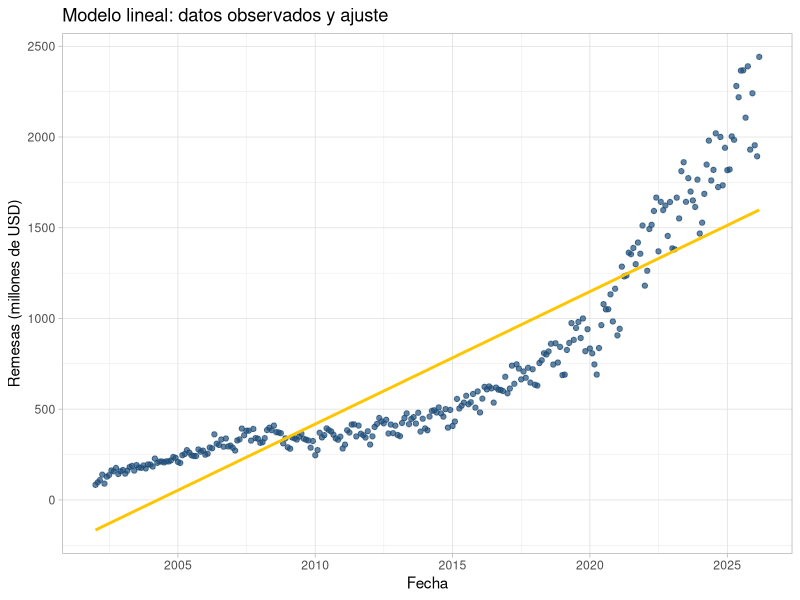
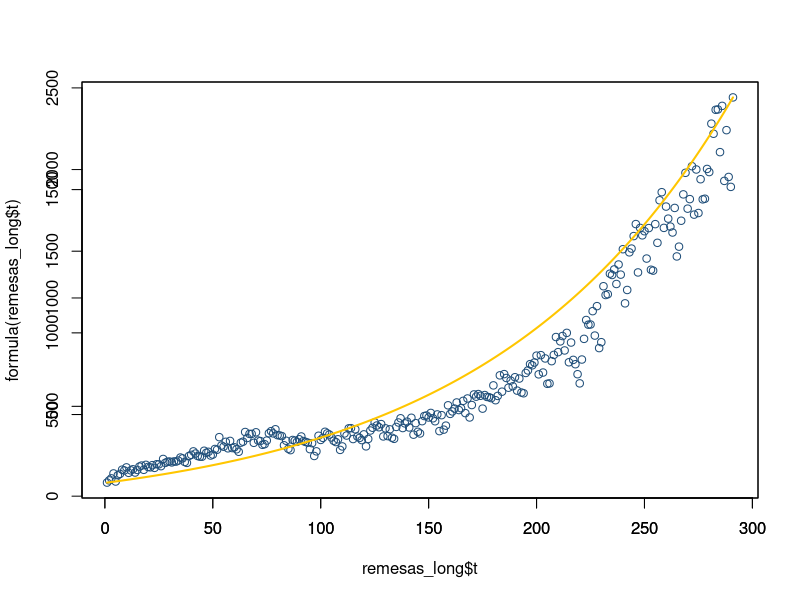
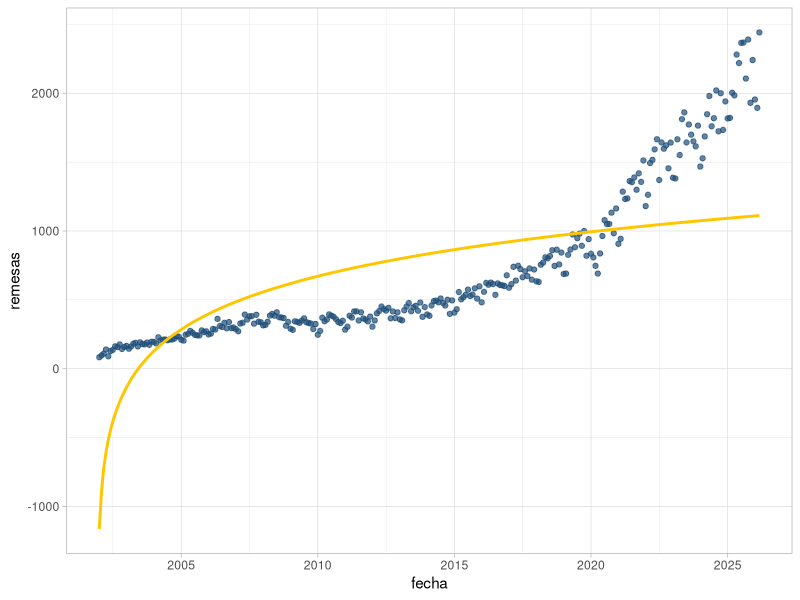
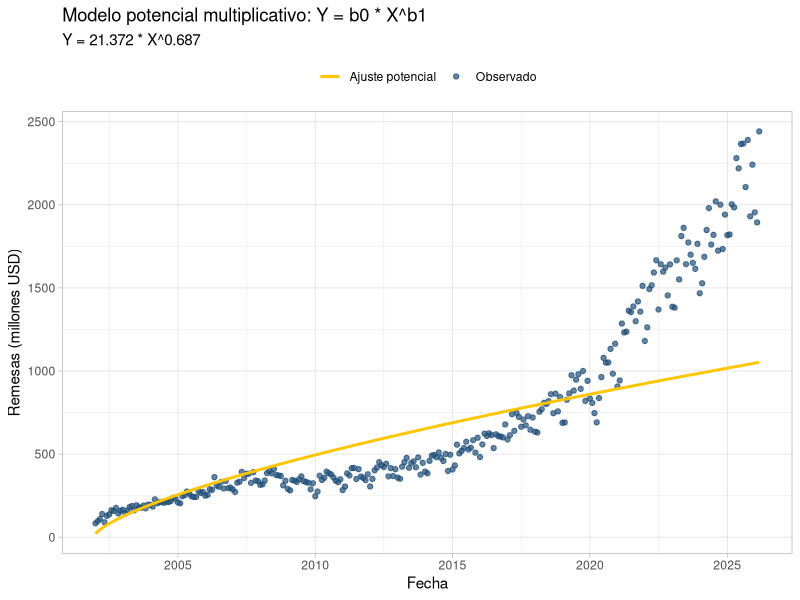
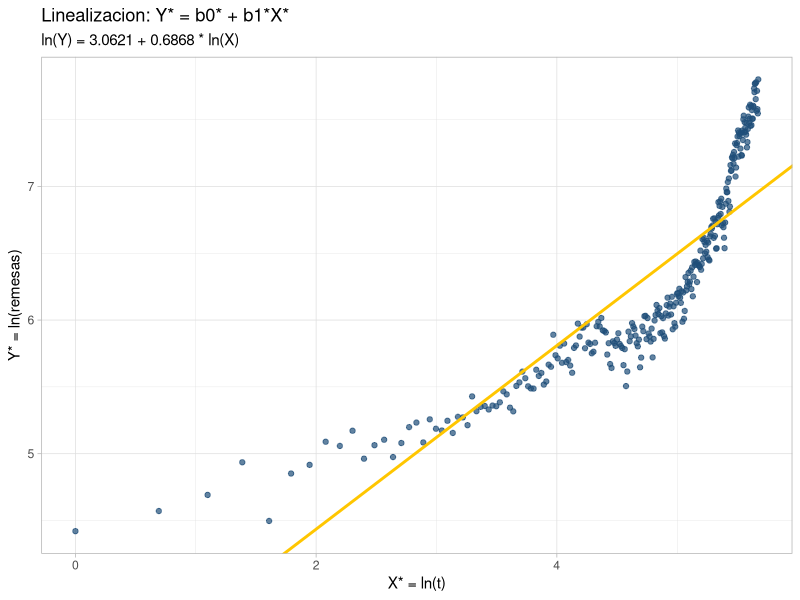

Source code (R) for these figures, in order:
## ---- chunk 1
knitr::opts_chunk$set(echo = TRUE)

library(here)
library(readr)
library(dplyr)
library(tidyr)
library(ggplot2)
library(knitr)
## ---- chunk 2
remesas_wide <- read_csv(
  here("mrl/final-project/remfam2002_2026.csv"),
  show_col_types = FALSE
)

remesas_wide_muestra <- remesas_wide %>%
  select(Mes, all_of(c("2002", "2003", "2004", "2023", "2024", "2025", "2026")))

kable(
  remesas_wide_muestra,
  caption = "Tabla original (ancho): años 2002-2004 y 2023-2026"
)

## ---- chunk 3
meses <- c(
  "Enero", "Febrero", "Marzo", "Abril", "Mayo", "Junio",
  "Julio", "Agosto", "Septiembre", "Octubre", "Noviembre", "Diciembre"
)

remesas_long <- remesas_wide %>%
  pivot_longer(
    cols = -Mes,
    names_to = "anio",
    values_to = "remesas"
  ) %>%
  mutate(
    anio = as.integer(anio),
    remesas = as.numeric(remesas)
  ) %>%
  drop_na(remesas) %>%
  mutate(
    mes_num = match(Mes, meses),
    fecha = as.Date(sprintf("%04d-%02d-01", anio, mes_num))
  ) %>%
  arrange(fecha) %>%
  mutate(t = row_number())
## ---- chunk 4
kable(
  head(remesas_long),
  caption = "Primeras filas de remesas_long (formato largo)"
)
## ---- chunk 5
resumen_observaciones <- data.frame(
  Metrica = "Numero total de observaciones",
  Valor = nrow(remesas_long)
)

kable(
  resumen_observaciones,
  caption = "Resumen de observaciones"
)
## ---- chunk 6
modelo_lineal <- lm(remesas ~ t, data = remesas_long)
## ---- chunk 7
resumen_lineal <- summary(modelo_lineal)

coeficientes_lineal <- as.data.frame(coef(resumen_lineal))
coeficientes_lineal$Termino <- rownames(coeficientes_lineal)
coeficientes_lineal <- coeficientes_lineal %>%
  select(Termino, Estimate, `Std. Error`, `t value`, `Pr(>|t|)`)

fstat_lineal <- resumen_lineal$fstatistic
pvalor_global_lineal <- pf(
  fstat_lineal[1],
  fstat_lineal[2],
  fstat_lineal[3],
  lower.tail = FALSE
)

metricas_lineal <- data.frame(
  Metrica = c("R^2", "R^2 ajustado", "p-value global (F-test)"),
  Valor = c(
    resumen_lineal$r.squared,
    resumen_lineal$adj.r.squared,
    pvalor_global_lineal
  )
)

kable(
  coeficientes_lineal,
  digits = 4,
  caption = "Coeficientes del modelo lineal"
)

kable(
  metricas_lineal,
  digits = 6,
  caption = "Metricas principales del modelo lineal"
)
## ---- chunk 8
lineal_df <- remesas_long %>%
  mutate(ajuste_lineal = fitted(modelo_lineal))

ggplot(lineal_df, aes(x = fecha, y = remesas)) +
  geom_point(color = "#1f4e79", alpha = 0.7) +
  geom_line(aes(y = ajuste_lineal), color = "#ffc600", linewidth = 1) +
  labs(
    title = "Modelo lineal: datos observados y ajuste",
    x = "Fecha",
    y = "Remesas (millones de USD)"
  ) +
  theme_light()
## ---- chunk 9
# agregar exponencial aqui
remesas_long$remesas_log <- log(remesas_long$remesas)
modelo_exp <- lm(remesas_log ~ t, data = remesas_long)
summary(modelo_exp)

formula <- function(x) { exp(modelo_exp$coefficients[1]) * exp(modelo_exp$coefficients[[2]] * x) }

plot(remesas_long$t, remesas_long$remesas, col = "#1f4e79", ann = F)
par(new = T)
plot(remesas_long$t, formula(remesas_long$t),
     col = "#ffc600", lwd = 2, type = 'l')
## ---- chunk 10
# Ajuste del modelo logarítmico usando remesas_long
modelo_logaritmico <- lm(remesas ~ log(t), data = remesas_long)

# Nuevo objeto para evaluación y gráfica
logaritmico_df <- remesas_long %>%
  mutate(ajuste_logaritmico = fitted(modelo_logaritmico))

# Gráfica de datos observados y ajuste
ggplot(logaritmico_df, aes(x = fecha, y = remesas)) +
  geom_point(color = "#1f4e79", alpha = 0.7) +
  geom_line(aes(y = ajuste_logaritmico), color = "#ffc600", linewidth = 1) +
  theme_light()
## ---- chunk 11
# agregar reciproco aqui
## ---- chunk 12
# Ajuste linealizado: ln(Y) = ln(b0) + b1 * ln(X)
modelo_potencial <- lm(log(remesas) ~ log(t), data = remesas_long)

b0_star <- coef(modelo_potencial)[1]
b1 <- coef(modelo_potencial)[2]
b0 <- exp(b0_star)

potencial_df <- remesas_long %>%
  mutate(
    ajuste_log = fitted(modelo_potencial),
    ajuste_potencial = exp(ajuste_log),
    residuo = remesas - ajuste_potencial
  )

summary(modelo_potencial)
cat(sprintf("\nEcuacion ajustada: Y = %.4f * X^%.4f\n", b0, b1))
## ---- chunk 13
ggplot(potencial_df, aes(x = fecha)) +
  geom_point(aes(y = remesas, color = "Observado"), alpha = 0.7) +
  geom_line(aes(y = ajuste_potencial, color = "Ajuste potencial"), linewidth = 1) +
  scale_color_manual(NULL, values = c("Observado" = "#1f4e79",
                                      "Ajuste potencial" = "#ffc600")) +
  labs(title = "Modelo potencial multiplicativo: Y = b0 * X^b1",
       subtitle = sprintf("Y = %.3f * X^%.3f", b0, b1),
       x = "Fecha", y = "Remesas (millones USD)") +
  theme_light() +
  theme(legend.position = "top")
## ---- chunk 14
ggplot(potencial_df, aes(x = log(t), y = log(remesas))) +
  geom_point(color = "#1f4e79", alpha = 0.7) +
  geom_abline(intercept = b0_star, slope = b1,
              color = "#ffc600", linewidth = 1) +
  labs(title = "Linealizacion: Y* = b0* + b1*X*",
       subtitle = sprintf("ln(Y) = %.4f + %.4f * ln(X)", b0_star, b1),
       x = "X* = ln(t)", y = "Y* = ln(remesas)") +
  theme_light()
## ---- chunk 15
summary(modelo_logaritmico)
